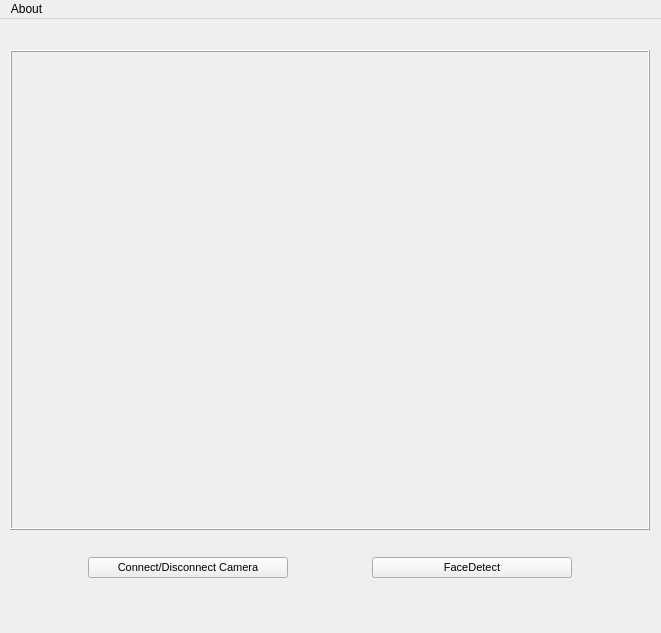
<?xml version="1.0" encoding="UTF-8"?>
<ui version="4.0">
 <class>SimpleWindow</class>
 <widget class="QMainWindow" name="SimpleWindow">
  <property name="geometry">
   <rect>
    <x>0</x>
    <y>0</y>
    <width>661</width>
    <height>633</height>
   </rect>
  </property>
  <property name="sizePolicy">
   <sizepolicy hsizetype="Minimum" vsizetype="Minimum">
    <horstretch>0</horstretch>
    <verstretch>0</verstretch>
   </sizepolicy>
  </property>
  <property name="minimumSize">
   <size>
    <width>661</width>
    <height>633</height>
   </size>
  </property>
  <property name="windowTitle">
   <string>ROS_nona_vision</string>
  </property>
  <property name="autoFillBackground">
   <bool>false</bool>
  </property>
  <widget class="QWidget" name="centralwidget">
   <widget class="QWidget" name="layoutWidget">
    <property name="geometry">
     <rect>
      <x>10</x>
      <y>10</y>
      <width>642</width>
      <height>571</height>
     </rect>
    </property>
    <layout class="QVBoxLayout" name="verticalLayout_2">
     <item>
      <widget class="FrameLabel" name="frameLabel">
       <property name="enabled">
        <bool>true</bool>
       </property>
       <property name="sizePolicy">
        <sizepolicy hsizetype="Fixed" vsizetype="Fixed">
         <horstretch>0</horstretch>
         <verstretch>0</verstretch>
        </sizepolicy>
       </property>
       <property name="minimumSize">
        <size>
         <width>640</width>
         <height>480</height>
        </size>
       </property>
       <property name="mouseTracking">
        <bool>true</bool>
       </property>
       <property name="autoFillBackground">
        <bool>true</bool>
       </property>
       <property name="frameShape">
        <enum>QFrame::Box</enum>
       </property>
       <property name="frameShadow">
        <enum>QFrame::Raised</enum>
       </property>
       <property name="lineWidth">
        <number>1</number>
       </property>
       <property name="alignment">
        <set>Qt::AlignCenter</set>
       </property>
      </widget>
     </item>
     <item>
      <layout class="QVBoxLayout" name="verticalLayout_1">
       <item>
        <layout class="QHBoxLayout" name="horizontalLayout">
         <item>
          <widget class="QPushButton" name="ConnectButton">
           <property name="enabled">
            <bool>true</bool>
           </property>
           <property name="minimumSize">
            <size>
             <width>150</width>
             <height>0</height>
            </size>
           </property>
           <property name="maximumSize">
            <size>
             <width>200</width>
             <height>16777215</height>
            </size>
           </property>
           <property name="font">
            <font>
             <pointsize>8</pointsize>
            </font>
           </property>
           <property name="layoutDirection">
            <enum>Qt::LeftToRight</enum>
           </property>
           <property name="text">
            <string>Connect/Disconnect Camera</string>
           </property>
          </widget>
         </item>
         <item>
          <widget class="QPushButton" name="FaceButton">
           <property name="enabled">
            <bool>true</bool>
           </property>
           <property name="minimumSize">
            <size>
             <width>150</width>
             <height>0</height>
            </size>
           </property>
           <property name="maximumSize">
            <size>
             <width>200</width>
             <height>16777215</height>
            </size>
           </property>
           <property name="font">
            <font>
             <pointsize>8</pointsize>
            </font>
           </property>
           <property name="layoutDirection">
            <enum>Qt::LeftToRight</enum>
           </property>
           <property name="text">
            <string>FaceDetect</string>
           </property>
          </widget>
         </item>
        </layout>
       </item>
      </layout>
     </item>
    </layout>
   </widget>
  </widget>
  <widget class="QMenuBar" name="menubar">
   <property name="geometry">
    <rect>
     <x>0</x>
     <y>0</y>
     <width>661</width>
     <height>25</height>
    </rect>
   </property>
   <widget class="QMenu" name="menuAbout">
    <property name="title">
     <string>About</string>
    </property>
    <addaction name="actionAbout"/>
   </widget>
   <addaction name="menuAbout"/>
  </widget>
  <action name="connectToCameraAction">
   <property name="text">
    <string>Connect to Camera...</string>
   </property>
  </action>
  <action name="disconnectCameraAction">
   <property name="text">
    <string>Disconnect Camera</string>
   </property>
  </action>
  <action name="actionAbout">
   <property name="text">
    <string>About this package</string>
   </property>
  </action>
 </widget>
 <customwidgets>
  <customwidget>
   <class>FrameLabel</class>
   <extends>QLabel</extends>
   <header>FrameLabel.h</header>
  </customwidget>
 </customwidgets>
 <resources/>
 <connections/>
</ui>
